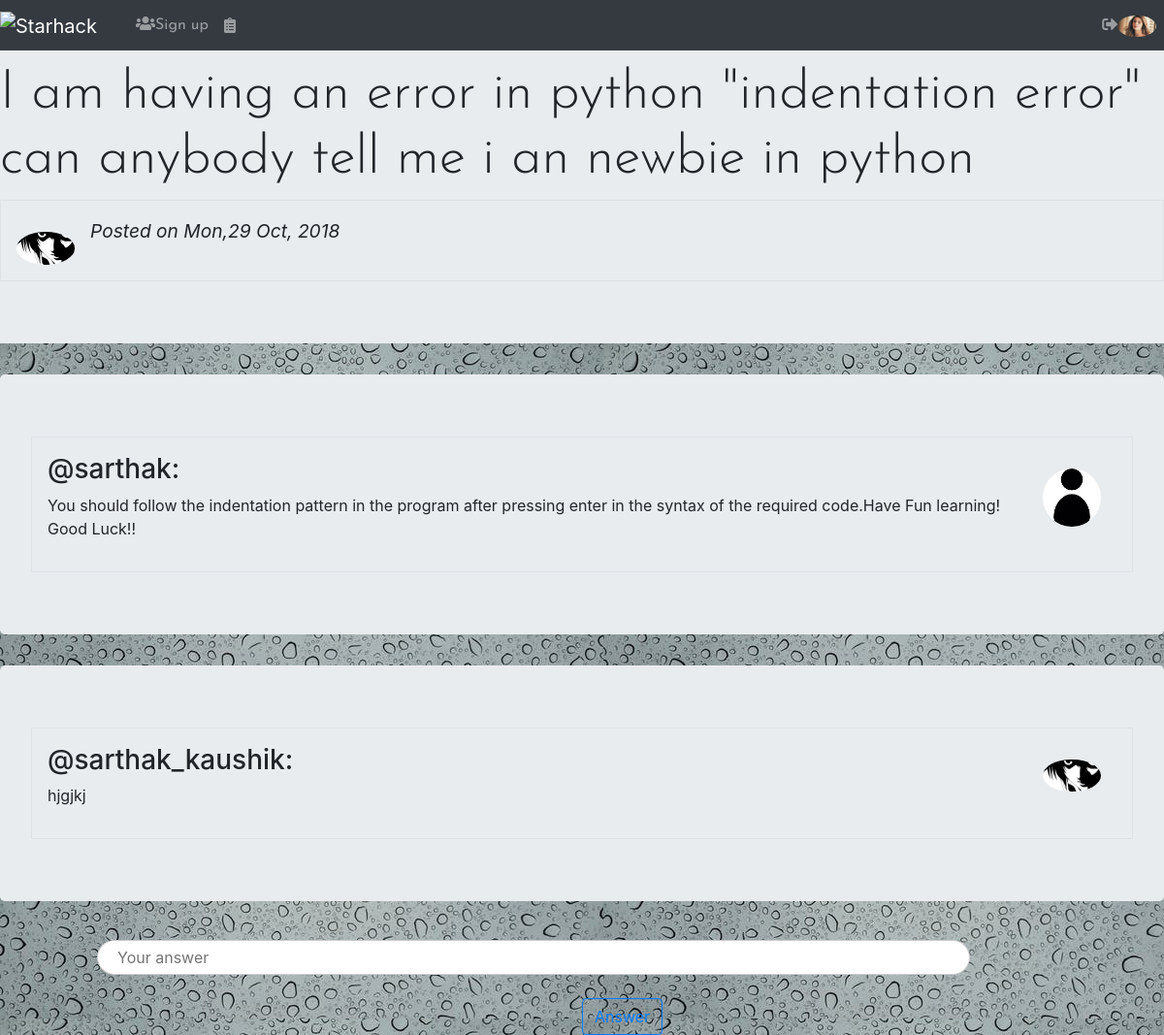
The app's page /detail/14/ (signed in) with its own data.
### cloneapp/models.py (models this page shows, shortened)
class user_info(models.Model):
    user_p=models.ForeignKey(User,on_delete=models.CASCADE,related_name="userinf")
    studies=models.CharField(max_length=100,blank=True,null=True)
    home=models.CharField(max_length=300,blank=True,null=True)
    work=models.CharField(max_length=200,blank=True,null=True)
    image_field=models.ImageField(upload_to='profile_pic',blank=True)

class question(models.Model):
    author=models.ForeignKey(user_info,on_delete=models.CASCADE)
    question_title=models.CharField(max_length=100)
    published=models.BooleanField(default=False)
    publish_date=models.DateField(default=timezone.now)

class answerclass(models.Model):
    question_answer=models.ForeignKey(question,on_delete=models.CASCADE,related_name='question_ans')
    author_ans=models.ForeignKey(user_info,on_delete=models.CASCADE,related_name='user_information')
    title_ans=models.CharField(max_length=400)

### cloneapp/views.py (the view, shortened to what this page needs)
# urls.py: path('detail/<int:pk>/',views.detailpage.as_view(),name='question_detail'),
class detailpage(DetailView):
    model=question
    template_name='question_detail.html'
    context_text_name='question'
    def get_context_data(self,**kwargs):
        context=super().get_context_data(**kwargs)
        answer_form=answerclass()
        context['comments']=answerclass.objects.filter(question_answer=context['question'])
        context['answer_form']=answer_form
        return context

### cloneapp/templatetags/extra_tags.py (called while the page is built)
@register.filter(name='imageurl')
def image_url(value):
    k=get_object_or_404(user_info,user_p = value)
    return k.image_field.url

### cloneapp/templates/cloneapp/question_detail.html (shortened to what this page needs)
{% extends 'cloneapp/base.html'%}
{% load staticfiles %}
{% block head %}
<link rel="stylesheet" href="{% static 'cloneapp/anothercss.css' %}">
{% endblock %}
{% block a %}
<div class="jumbotron jumbotron-fluid">
  <h3 class="sign display-4">{{ question.question_title }}</h3>
  <div class="media border p-3">
    <a href="{% url 'cloneapp:userinfo' pk=question.author.pk %}"><img src="{{ question.author.image_field.url }}" alt="{{question.author.image_field.url }}"  class="mr-3 mt-3 rounded-circle" style="width:60px;"></a>
   <div class="media-body">
   <h4>{{ question.author.user.username }} <small><i>Posted on {{ question.publish_date|date:"D,d M, Y"}}</i></small></h4>
  </div>
</div>
</div>
  {% for com in comments %}
  <div class="jumbotron">
   <div class="media border p-3">
     <div class="media-body">
       <h3>@{{ com.author_ans.user_p.username }}:</h3>
       <p>{{ com.title_ans }}</p>
     </div>
      <a href="{% url 'cloneapp:userinfo' pk=com.author_ans.pk%}"><img src="{{ com.author_ans.image_field.url }}" alt="{{ com.author_ans.user_p.username }}" class="mr-3 mt-3 rounded-circle" style="width:60px;"></a>
   </div>
   </div>
  {% endfor %}
{% if user.is_authenticated %}
<form class="form-user"  method="POST">
<div class="form-group">
  <input id="answero" type="text" name="answerone" placeholder="Your answer">
  </div>
<input id="submit_form"class="btn btn-outline-primary" type="submit" name="" value="Answer">
<br>
</form>
{% endif %}
{% endblock %}

### cloneapp/templates/cloneapp/base.html (shortened to what this page needs)
<!DOCTYPE html>
{% load static %}
{% load extra_tags %}
<html lang="en" dir="ltr">
  <head>
    <link rel="stylesheet" href="https://stackpath.bootstrapcdn.com/bootstrap/4.1.2/css/bootstrap.min.css">
    <link rel="stylesheet" href="https://use.fontawesome.com/releases/v5.2.0/css/all.css">
    {% block head %}
    {% endblock %}
  </head>
  <body>
    <nav class="nav navbar-expand-sm bg-dark navbar-dark fixed-top">
      <div class="navbar-brand">
      <a class="navbar-brand " href="{% url 'cloneapp:question_list' %}"><img src="https://encrypted-tbn0.gstatic.com/images?q=tbn:ANd9GcT8UYVQPzyKYSQ_79-zmwNcmn9lPmN_JU8jb5Ie0Nn9qGU0y0xh" alt="Starhack" width:"30" height="30" ></a>
      </div>
      <div class="collapse navbar-collapse" id="collapsecls">
        <ul class="navbar-nav navbar-left">
          <li class="nav-item"><a class="nav-link sign" href="{% url 'cloneapp:registration' %}"><i class="fas fa-users"></i>Sign up</a></li>
          {% if user.is_authenticated %}
          <li class="nav-item"><a class="nav-link" href="{% url 'cloneapp:draft_question' %}"><i class="fas fa-clipboard-list"></i></a></li>
        </ul>
        <ul class="navbar-nav ml-auto">
            <li class="nav-item"><a class="nav-link" href="{% url 'cloneapp:logout' %}"><i class="fas fa-sign-out-alt"></i><img  src="{{ user|imageurl }}" alt="{{ user.use_info_set.image_field.url }}" class=" image-responsive rounded-circle" style="width:40px;"></a></li>
          {% endif %}
          </ul>
      </div>
    </nav>
    {% block a %}
    {% endblock %}
  </body>
</html>

### cloneapp/static/cloneapp/anothercss.css (style rules this page uses)
body { background: url("images/back.jpeg") repeat; }
#id_email,#id_password,input[type=text] { width: 100%; padding: 5px 20px; margin: 8px 0; display: inline-block; border: 1px solid #ccc; border-radius: 4px; box-sizing: border-box; }
.sign { font-family: 'Josefin Sans', sans-serif; }
#answero { border-radius: 30px; width: 75%; margin-left: 100px; }
#submit_form { margin-left: 600px; }

### records on screen
question: question_title "I am having an error in python \"indentation error\" can anybody tell me i an newbie in python", author.image_field (picture), publish_date "Mon,29 Oct, 2018"
answerclass: author_ans.user_p.username "sarthak", title_ans "You should follow the indentation pattern in the program after pressing enter in the syntax of the required code.Have Fun learning! Good Luck!!", author_ans.image_field (picture)
answerclass: author_ans.user_p.username "sarthak_kaushik", title_ans "hjgjkj", author_ans.image_field (picture)
